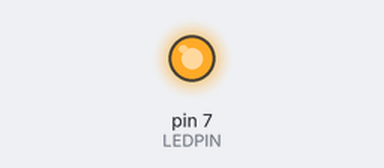
The sketch below on a simulated Arduino Uno, built with avr-gcc and run on an emulated ATmega328P. On the bench: output pins drawn as LEDs (lit = HIGH).

Above: at 1.5 s.
At 4.5 s:
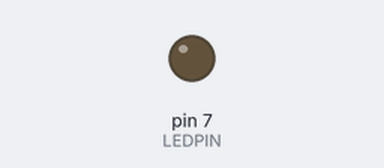
Timing chart, 0 to 7.8 s (numbered marks = the images above):
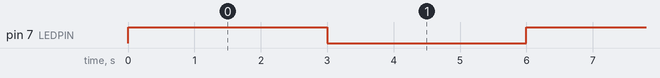

Measured:
- by itself, pin 7 (LEDPIN): alternates HIGH for 3.0 s and LOW for 3.0 s, 4 changes in all, then stays LOW

The sketch:

LED_ONOFF_KADAI1.ino
```cpp
#define LEDPIN 7
#define DELAY_LED 3000
int led_count = 0;  // 点滅回数用変数

void setup() {
  // 7番ピンを出力に設定
  pinMode(LEDPIN, OUTPUT);
}

void loop() {

  /* led_countが2になったらif文に入らなくなる
     つまり、led_countが0,1の時にif文の中に入る */
  if(led_count < 2)
  {
    // 7番ピンに5[V]出力
    digitalWrite(LEDPIN, HIGH);

    // 3秒待つ
    delay(DELAY_LED);

    // 7番ピンに0[V]出力
    digitalWrite(LEDPIN, LOW);

    // 3秒待つ
    delay(DELAY_LED);

    // led_countをインクリメントする
    led_count++;
  }

}
```
